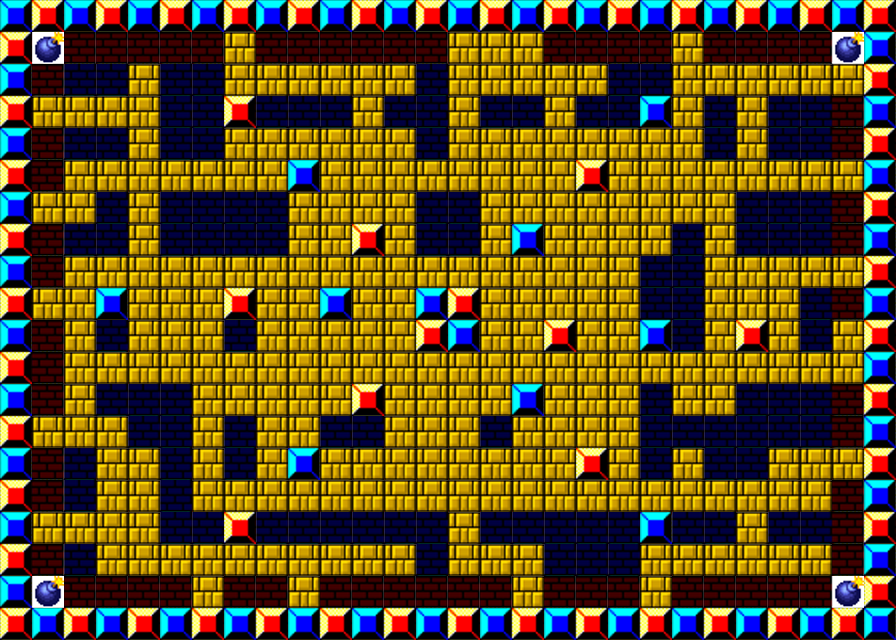

The image is a tile-based game level rendered from a .tmx file. Its description and complete source (layers, tilesets, objects, tile grids) follow:
An orthogonal 28x20 tile map with 32x32 px tiles, 4 tile layers (Bg, Item, Obj, Char).

<map version="1.4" tiledversion="1.4.2" orientation="orthogonal" renderorder="right-down" width="28" height="20" tilewidth="32" tileheight="32" infinite="0" nextlayerid="5" nextobjectid="1">
 <editorsettings>
  <export target="untitled..tmx" format="tmx" />
 </editorsettings>
 <tileset firstgid="1" source="../image/map1.tsx" />
 <layer id="1" name="Bg" width="28" height="20">
  <data encoding="csv">
3,3,3,3,3,3,3,3,3,3,3,3,3,3,3,3,3,3,3,3,3,3,3,3,3,3,3,3,
3,3,3,3,3,3,3,3,3,3,3,3,3,3,3,3,3,3,3,3,3,3,3,3,3,3,3,3,
3,3,2,2,2,2,2,2,2,2,2,2,2,2,2,2,2,2,2,2,2,2,2,2,2,2,3,3,
3,3,2,2,2,2,2,2,2,2,2,2,2,2,2,2,2,2,2,2,2,2,2,2,2,2,3,3,
3,3,2,2,2,2,2,2,2,2,2,2,2,2,2,2,2,2,2,2,2,2,2,2,2,2,3,3,
3,3,2,2,2,2,2,2,2,2,2,2,2,2,2,2,2,2,2,2,2,2,2,2,2,2,3,3,
3,3,2,2,2,2,2,2,2,2,2,2,2,2,2,2,2,2,2,2,2,2,2,2,2,2,3,3,
3,3,2,2,2,2,2,2,2,2,2,2,2,2,2,2,2,2,2,2,2,2,2,2,2,2,3,3,
3,3,2,2,2,2,2,2,2,2,2,2,2,2,2,2,2,2,2,2,2,2,2,2,2,2,3,3,
3,3,2,2,2,2,2,2,2,2,2,2,2,2,2,2,2,2,2,2,2,2,2,2,2,2,3,3,
3,3,2,2,2,2,2,2,2,2,2,2,2,2,2,2,2,2,2,2,2,2,2,2,2,2,3,3,
3,3,2,2,2,2,2,2,2,2,2,2,2,2,2,2,2,2,2,2,2,2,2,2,2,2,3,3,
3,3,2,2,2,2,2,2,2,2,2,2,2,2,2,2,2,2,2,2,2,2,2,2,2,2,3,3,
3,3,2,2,2,2,2,2,2,2,2,2,2,2,2,2,2,2,2,2,2,2,2,2,2,2,3,3,
3,3,2,2,2,2,2,2,2,2,2,2,2,2,2,2,2,2,2,2,2,2,2,2,2,2,3,3,
3,3,2,2,2,2,2,2,2,2,2,2,2,2,2,2,2,2,2,2,2,2,2,2,2,2,3,3,
3,3,2,2,2,2,2,2,2,2,2,2,2,2,2,2,2,2,2,2,2,2,2,2,2,2,3,3,
3,3,2,2,2,2,2,2,2,2,2,2,2,2,2,2,2,2,2,2,2,2,2,2,2,2,3,3,
3,3,3,3,3,3,3,3,3,3,3,3,3,3,3,3,3,3,3,3,3,3,3,3,3,3,3,3,
3,3,3,3,3,3,3,3,3,3,3,3,3,3,3,3,3,3,3,3,3,3,3,3,3,3,3,3
</data>
 </layer>
 <layer id="2" name="Item" width="28" height="20">
  <data encoding="csv">
0,0,0,0,0,0,0,0,0,0,0,0,0,0,0,0,0,0,0,0,0,0,0,0,0,0,0,0,
0,0,0,0,0,0,0,0,0,0,0,0,0,0,10,0,0,0,0,0,0,0,0,0,0,0,0,0,
0,0,0,0,0,0,0,0,11,0,0,0,0,0,0,0,0,10,0,0,0,0,0,0,0,0,12,0,
0,0,0,0,12,0,0,0,0,0,0,0,0,0,0,0,0,0,0,0,0,0,0,0,0,0,0,0,
0,0,0,0,0,0,0,0,0,0,0,9,0,0,0,0,0,0,0,0,0,0,0,0,0,0,0,0,
0,0,10,0,0,0,0,10,0,0,0,0,0,0,0,0,0,11,0,0,0,0,9,0,0,0,0,0,
0,0,0,0,0,0,0,0,0,0,0,0,0,0,0,0,0,0,0,0,0,0,0,0,0,0,0,0,
0,0,0,0,0,0,0,0,0,0,0,0,0,0,0,0,0,0,0,0,0,0,0,0,0,0,0,0,
0,0,0,0,0,11,0,0,0,0,0,0,9,0,0,0,0,0,0,0,0,0,11,0,0,0,0,0,
0,0,9,0,0,0,0,0,0,0,0,0,0,0,0,0,0,10,0,0,0,0,0,0,0,0,0,0,
0,0,0,0,0,0,0,0,0,0,0,0,0,0,0,0,0,0,0,0,0,0,0,0,0,0,0,0,
0,0,0,0,0,0,0,0,12,0,0,0,0,0,0,0,0,0,0,12,0,0,0,0,10,0,0,0,
0,0,10,0,0,0,0,0,0,0,0,0,0,0,0,0,0,0,0,0,0,0,0,0,0,0,0,0,
0,0,0,0,0,0,0,0,0,0,0,0,0,0,0,0,11,0,0,0,0,0,0,0,0,0,0,0,
0,0,0,0,0,0,0,0,0,0,0,0,9,0,0,0,0,0,0,0,0,0,0,0,0,0,0,0,
0,0,0,9,0,0,0,0,11,0,0,0,0,0,0,0,0,0,0,0,0,9,0,0,0,12,0,0,
0,0,0,0,0,0,0,0,0,0,0,0,0,0,0,0,0,0,0,0,0,0,0,0,0,0,0,0,
0,0,0,0,0,11,0,0,0,0,12,0,0,0,10,0,0,0,0,0,0,0,0,0,10,0,0,0,
0,0,0,0,0,0,0,0,0,0,0,0,0,0,0,0,0,0,0,0,11,0,0,0,0,0,0,0,
0,0,0,0,0,0,0,0,0,0,0,0,0,0,0,0,0,0,0,0,0,0,0,0,0,0,0,0
</data>
 </layer>
 <layer id="3" name="Obj" width="28" height="20">
  <data encoding="csv">
6,7,6,7,6,7,6,7,6,7,6,7,6,7,6,7,6,7,6,7,6,7,6,7,6,7,6,7,
7,0,0,0,0,0,0,8,0,0,0,0,0,0,8,8,8,0,0,0,0,8,0,0,0,0,0,6,
6,0,0,0,8,0,0,8,8,8,8,8,8,0,8,8,8,8,8,0,0,8,8,8,8,8,8,7,
7,8,8,8,8,0,0,7,0,0,0,8,0,0,8,0,0,8,0,0,6,8,0,8,0,0,0,6,
6,0,0,0,8,0,0,8,8,8,8,8,8,0,8,8,8,8,8,8,8,8,0,8,0,0,0,7,
7,0,8,8,8,8,8,8,8,6,8,8,8,8,8,8,8,8,7,8,8,8,8,8,8,8,8,6,
6,8,8,0,8,0,0,0,0,8,8,8,8,0,0,8,8,8,8,8,8,8,8,0,0,0,0,7,
7,0,0,0,8,0,0,0,0,8,8,7,8,0,0,8,6,8,8,8,8,0,8,0,0,0,0,6,
6,0,8,8,8,8,8,8,8,8,8,8,8,8,8,8,8,8,8,8,0,0,8,8,8,8,8,7,
7,8,8,6,8,8,8,7,8,8,6,8,8,6,7,8,8,8,8,8,0,0,8,8,8,0,0,6,
6,0,8,0,8,8,8,0,8,8,8,8,8,7,6,8,8,7,8,8,6,0,8,7,8,0,8,7,
7,0,8,8,8,8,8,8,8,8,8,8,8,8,8,8,8,8,8,8,8,8,8,8,8,8,8,6,
6,0,8,0,0,0,8,8,8,8,8,7,8,8,8,8,6,8,8,8,0,8,8,0,0,0,0,7,
7,8,8,8,0,0,8,0,8,8,0,0,8,8,8,0,8,8,8,8,0,0,0,0,0,0,0,6,
6,0,0,8,8,0,8,0,8,6,8,8,8,8,8,8,8,8,7,8,0,8,0,0,8,8,8,7,
7,0,0,8,8,0,8,8,8,8,8,8,8,8,8,8,8,8,8,8,8,8,8,8,8,8,0,6,
6,8,8,8,8,0,0,7,0,0,0,0,0,0,8,0,0,0,0,0,6,0,0,8,0,0,0,7,
7,0,0,8,8,8,8,8,8,8,8,8,8,0,8,8,8,0,0,0,8,8,8,8,8,8,0,6,
6,0,0,0,0,0,8,0,0,8,0,0,0,0,0,0,8,0,0,0,8,0,0,0,0,0,0,7,
7,6,7,6,7,6,7,6,7,6,7,6,7,6,7,6,7,6,7,6,7,6,7,6,7,6,7,6
</data>
 </layer>
 <layer id="4" name="Char" width="28" height="20">
  <data encoding="csv">
0,0,0,0,0,0,0,0,0,0,0,0,0,0,0,0,0,0,0,0,0,0,0,0,0,0,0,0,
0,4,0,0,0,0,0,0,0,0,0,0,0,0,0,0,0,0,0,0,0,0,0,0,0,0,4,0,
0,0,0,0,0,0,0,0,0,0,0,0,0,0,0,0,0,0,0,0,0,0,0,0,0,0,0,0,
0,0,0,0,0,0,0,0,0,0,0,0,0,0,0,0,0,0,0,0,0,0,0,0,0,0,0,0,
0,0,0,0,0,0,0,0,0,0,0,0,0,0,0,0,0,0,0,0,0,0,0,0,0,0,0,0,
0,0,0,0,0,0,0,0,0,0,0,0,0,0,0,0,0,0,0,0,0,0,0,0,0,0,0,0,
0,0,0,0,0,0,0,0,0,0,0,0,0,0,0,0,0,0,0,0,0,0,0,0,0,0,0,0,
0,0,0,0,0,0,0,0,0,0,0,0,0,0,0,0,0,0,0,0,0,0,0,0,0,0,0,0,
0,0,0,0,0,0,0,0,0,0,0,0,0,0,0,0,0,0,0,0,0,0,0,0,0,0,0,0,
0,0,0,0,0,0,0,0,0,0,0,0,0,0,0,0,0,0,0,0,0,0,0,0,0,0,0,0,
0,0,0,0,0,0,0,0,0,0,0,0,0,0,0,0,0,0,0,0,0,0,0,0,0,0,0,0,
0,0,0,0,0,0,0,0,0,0,0,0,0,0,0,0,0,0,0,0,0,0,0,0,0,0,0,0,
0,0,0,0,0,0,0,0,0,0,0,0,0,0,0,0,0,0,0,0,0,0,0,0,0,0,0,0,
0,0,0,0,0,0,0,0,0,0,0,0,0,0,0,0,0,0,0,0,0,0,0,0,0,0,0,0,
0,0,0,0,0,0,0,0,0,0,0,0,0,0,0,0,0,0,0,0,0,0,0,0,0,0,0,0,
0,0,0,0,0,0,0,0,0,0,0,0,0,0,0,0,0,0,0,0,0,0,0,0,0,0,0,0,
0,0,0,0,0,0,0,0,0,0,0,0,0,0,0,0,0,0,0,0,0,0,0,0,0,0,0,0,
0,0,0,0,0,0,0,0,0,0,0,0,0,0,0,0,0,0,0,0,0,0,0,0,0,0,0,0,
0,4,0,0,0,0,0,0,0,0,0,0,0,0,0,0,0,0,0,0,0,0,0,0,0,0,4,0,
0,0,0,0,0,0,0,0,0,0,0,0,0,0,0,0,0,0,0,0,0,0,0,0,0,0,0,0
</data>
 </layer>
</map>